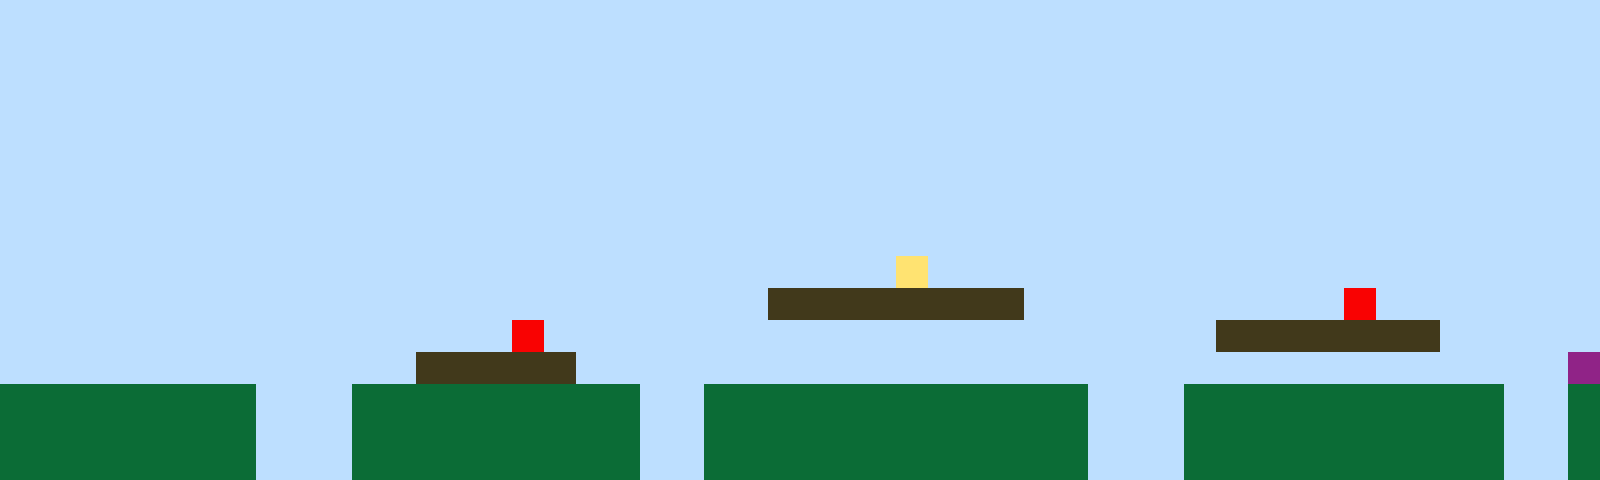

Rendered tile map (Tiled .tmx) drawn with the repository's tilesets; below, a short description and the full map source, tile grids included:
An orthogonal 50x15 tile map with 32x32 px tiles, 1 tile layer (Tile Layer 1).

<map version="1.10" tiledversion="1.11.2" orientation="orthogonal" renderorder="right-up" width="50" height="15" tilewidth="32" tileheight="32" infinite="0" nextlayerid="2" nextobjectid="1"><editorsettings><export target="map1.csv" format="csv" /></editorsettings><tileset firstgid="1" name="sprites" tilewidth="32" tileheight="32" tilecount="6" columns="3"><image source="sprites.png" width="96" height="64" /></tileset><layer id="1" name="Tile Layer 1" width="50" height="15"><data encoding="csv">1,1,1,1,1,1,1,1,1,1,1,1,1,1,1,1,1,1,1,1,1,1,1,1,1,1,1,1,1,1,1,1,1,1,1,1,1,1,1,1,1,1,1,1,1,1,1,1,1,1,1,1,1,1,1,1,1,1,1,1,1,1,1,1,1,1,1,1,1,1,1,1,1,1,1,1,1,1,1,1,1,1,1,1,1,1,1,1,1,1,1,1,1,1,1,1,1,1,1,1,1,1,1,1,1,1,1,1,1,1,1,1,1,1,1,1,1,1,1,1,1,1,1,1,1,1,1,1,1,1,1,1,1,1,1,1,1,1,1,1,1,1,1,1,1,1,1,1,1,1,1,1,1,1,1,1,1,1,1,1,1,1,1,1,1,1,1,1,1,1,1,1,1,1,1,1,1,1,1,1,1,1,1,1,1,1,1,1,1,1,1,1,1,1,1,1,1,1,1,1,1,1,1,1,1,1,1,1,1,1,1,1,1,1,1,1,1,1,1,1,1,1,1,1,1,1,1,1,1,1,1,1,1,1,1,1,1,1,1,1,1,1,1,1,1,1,1,1,1,1,1,1,1,1,1,1,1,1,1,1,1,1,1,1,1,1,1,1,1,1,1,1,1,1,1,1,1,1,1,1,1,1,1,1,1,1,1,1,1,1,1,1,1,1,1,1,1,1,1,1,1,1,1,1,1,1,1,1,1,1,1,1,1,1,1,1,1,1,1,1,1,1,1,1,1,1,1,1,1,1,1,1,1,1,1,1,1,1,1,1,1,1,1,1,1,1,1,1,1,1,1,1,1,1,1,1,1,1,1,1,1,1,1,1,1,1,1,1,1,1,1,1,1,1,1,1,1,1,1,1,1,1,1,1,1,1,1,1,1,1,1,1,1,1,1,1,1,1,1,1,1,1,1,1,1,1,1,1,1,1,1,1,1,1,1,1,1,1,1,1,1,1,1,1,1,1,1,1,4,1,1,1,1,1,1,1,1,1,1,1,1,1,1,1,1,1,1,1,1,1,1,1,1,1,1,1,1,1,1,1,1,1,1,1,1,1,1,1,1,1,1,1,1,1,3,3,3,3,3,3,3,3,1,1,1,1,1,1,1,1,1,1,5,1,1,1,1,1,1,1,1,1,1,1,1,1,1,1,1,1,1,1,1,1,1,1,5,1,1,1,1,1,1,1,1,1,1,1,1,1,1,1,1,1,1,1,1,1,3,3,3,3,3,3,3,1,1,1,1,1,1,1,1,1,1,1,1,1,1,1,1,1,1,3,3,3,3,3,1,1,1,1,1,1,1,1,1,1,1,1,1,1,1,1,1,1,1,1,1,1,1,1,1,1,1,1,1,1,1,6,2,2,2,2,2,2,2,2,1,1,1,2,2,2,2,2,2,2,2,2,1,1,2,2,2,2,2,2,2,2,2,2,2,2,1,1,1,2,2,2,2,2,2,2,2,2,2,1,1,2,2,2,2,2,2,2,2,2,1,1,1,2,2,2,2,2,2,2,2,2,1,1,2,2,2,2,2,2,2,2,2,2,2,2,1,1,1,2,2,2,2,2,2,2,2,2,2,1,1,2,2,2,2,2,2,2,2,2,1,1,1,2,2,2,2,2,2,2,2,2,1,1,2,2,2,2,2,2,2,2,2,2,2,2,1,1,1,2,2,2,2,2,2,2,2,2,2,1,1,2</data></layer></map>
